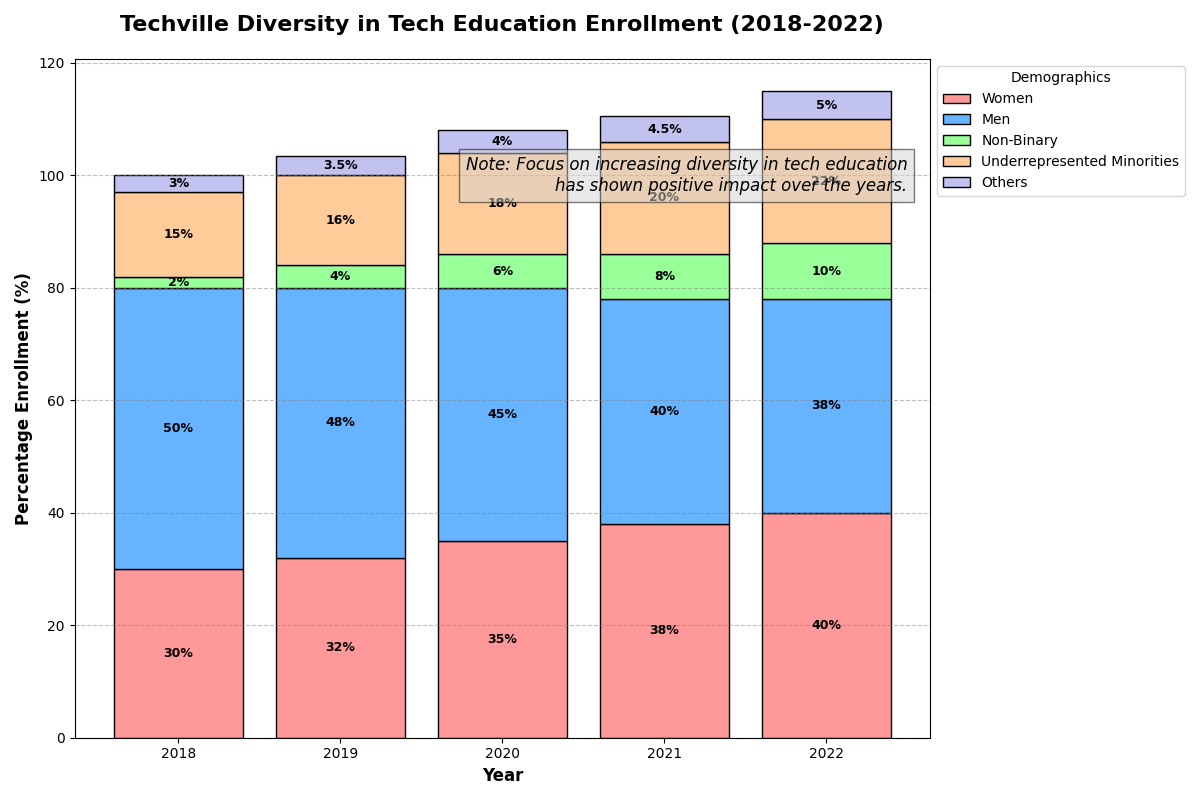

The script that drew this image:
import matplotlib.pyplot as plt
import numpy as np

# Backstory:
# The city of Techville has launched a new tech initiative focusing on increasing diversity in tech education.
# This chart shows the percentage enrollment of various demographics in tech courses over five years.

# Define the years and demographics
years = ['2018', '2019', '2020', '2021', '2022']
demographics = ['Women', 'Men', 'Non-Binary', 'Underrepresented Minorities', 'Others']

# Enrollment data (percentage)
data = {
    'Women': [30, 32, 35, 38, 40],
    'Men': [50, 48, 45, 40, 38],
    'Non-Binary': [2, 4, 6, 8, 10],
    'Underrepresented Minorities': [15, 16, 18, 20, 22],
    'Others': [3, 3.5, 4, 4.5, 5]
}

# Colors for each demographic
colors = ['#ff9999', '#66b3ff', '#99ff99', '#ffcc99', '#c2c2f0']

# Prepare the data for stacked bar chart
def prepare_data(data, years):
    n_years = len(years)
    n_groups = len(data)
    y_offsets = np.zeros(n_years)
    y_data = []
    
    for key, values in data.items():
        y_data.append((y_offsets.copy(), values, key))
        y_offsets += values
    return y_data

y_data = prepare_data(data, years)

# Plot setup
fig, ax = plt.subplots(figsize=(12, 8))

# Plot each group as a stacked bar
for y_offset, values, label in y_data:
    ax.bar(years, values, bottom=y_offset, label=label, color=colors.pop(0), edgecolor='black')

# Title and axis labels
ax.set_title('Techville Diversity in Tech Education Enrollment (2018-2022)', fontsize=16, fontweight='bold', pad=20)
ax.set_ylabel('Percentage Enrollment (%)', fontsize=12, weight='bold')
ax.set_xlabel('Year', fontsize=12, weight='bold')

# Add legend
ax.legend(title='Demographics', loc='upper left', bbox_to_anchor=(1, 1))

# Adding data labels to each segment
for i, year in enumerate(years):
    for y_offset, values, label in y_data:
        ax.text(i, y_offset[i] + values[i] / 2, f'{values[i]}%', ha='center', va='center', 
                color='black', fontsize=9, weight='bold')

# Adding a note text box
ax.text(4.5, 100, 'Note: Focus on increasing diversity in tech education\nhas shown positive impact over the years.',
        fontsize=12, style='italic', ha='right', va='center',
        bbox={'facecolor': 'lightgray', 'alpha': 0.5, 'pad': 5})

# Enable grid lines for the y-axis
ax.yaxis.grid(True, linestyle='--', which='major', color='grey', alpha=0.5)

# Automatically adjust layout to avoid overlap
plt.tight_layout()

# Show plot
plt.show()
